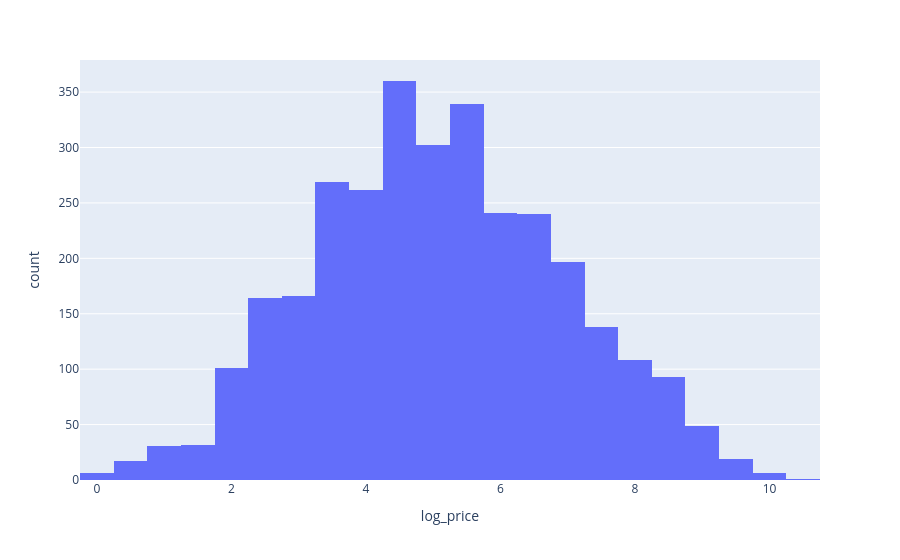

Notebook code cell kept with this figure:
### Code cell
DF_model3['log_price'] = np.log(DF_model3['price'])

fig = px.histogram(DF_model3,x='log_price',nbins =30)

fig.show()

### Figure 1 — Plotly figure (JSON) as saved in the notebook; plotly's stock layout.template omitted (floating-point values rounded to 4 significant figures; data arrays with more than 128 entries replaced by an {"elided": "..."} marker saying what was removed)
{"data": [{"bingroup": "x", "hovertemplate": "log_price=%{x}<br>count=%{y}<extra></extra>", "legendgroup": "", "marker": {"color": "#636efa", "pattern": {"shape": ""}}, "name": "", "nbinsx": 30, "orientation": "v", "showlegend": false, "type": "histogram", "x": {"elided": "3141 float values"}, "xaxis": "x", "yaxis": "y"}], "layout": {"barmode": "relative", "legend": {"tracegroupgap": 0}, "margin": {"t": 60}, "xaxis": {"anchor": "y", "domain": [0, 1], "title": {"text": "log_price"}}, "yaxis": {"anchor": "x", "domain": [0, 1], "title": {"text": "count"}}}}
